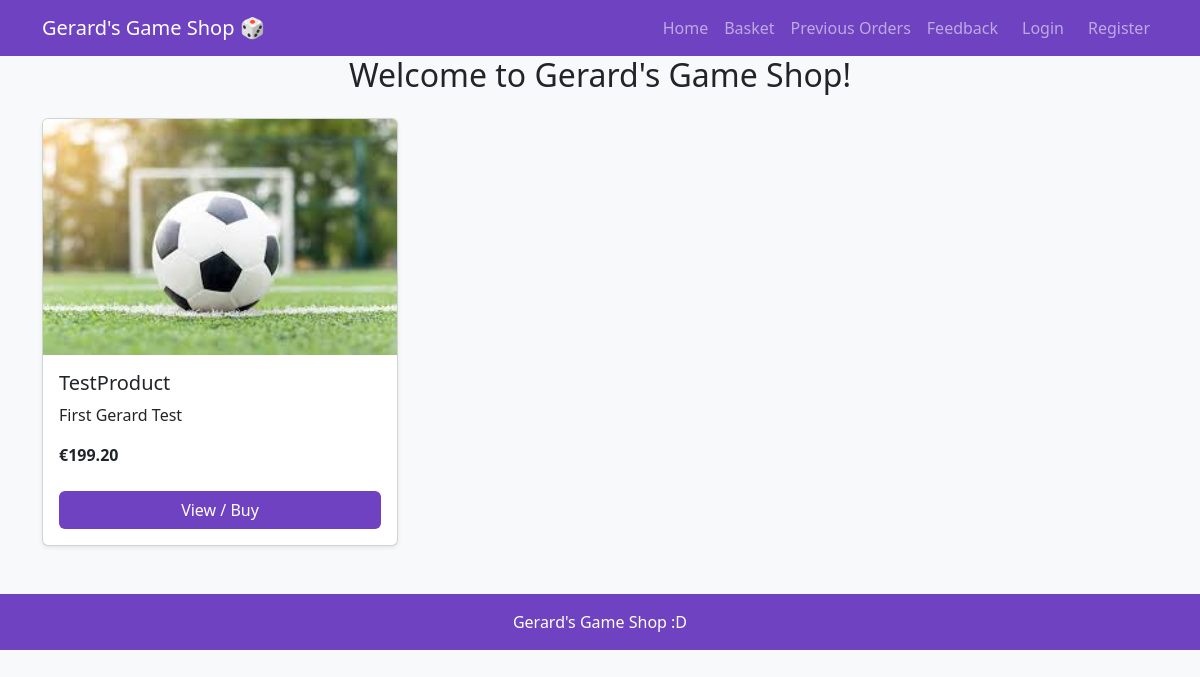
The app's page /, older data.
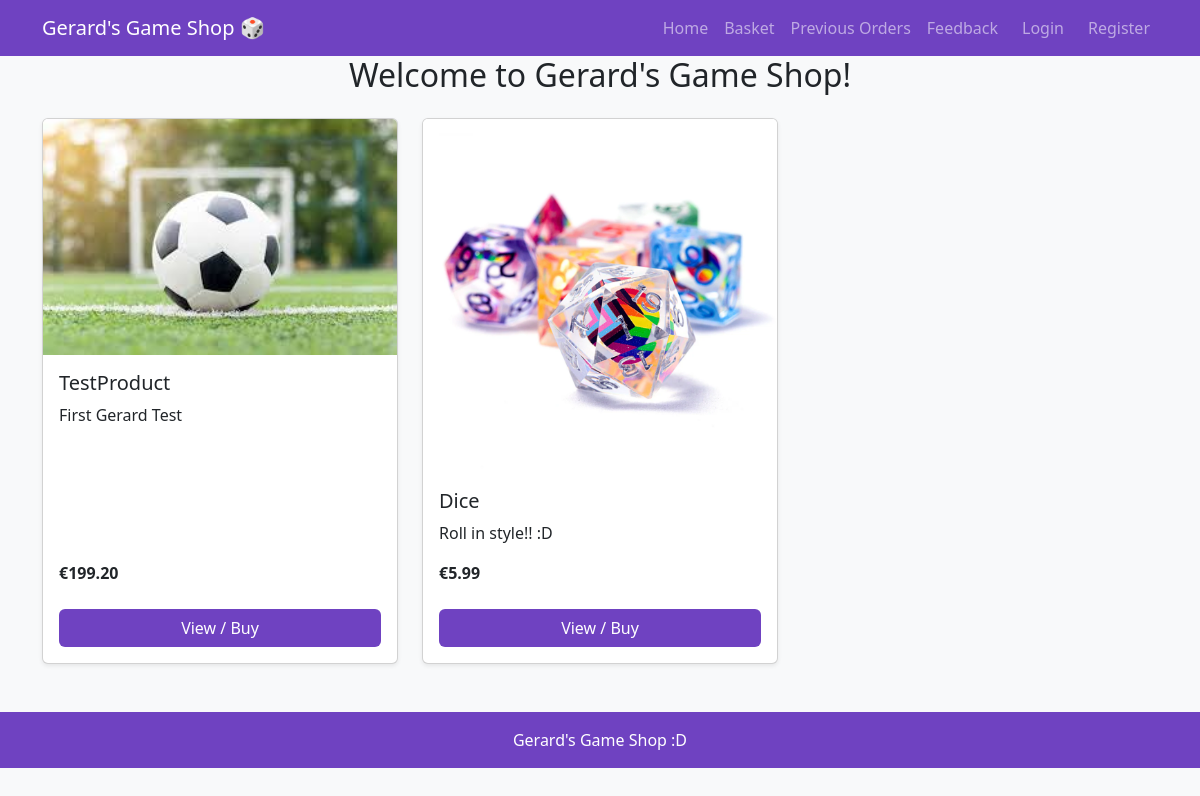
The same page, newer data.
### gerardshop/models.py (models this page shows)
class Product(models.Model):
    id = models.AutoField(primary_key=True)
    name = models.CharField(max_length=200, null=False)
    description = models.TextField(null = False)
    price = models.DecimalField(max_digits=6, decimal_places=2, default=0.0)
    product_image = models.FileField(upload_to='products')

### gerardshop/views.py (the view)
# urls.py: path('', views.all_products, name="products"),
def all_products(request):
    products = Product.objects.all()
    return render(request, 'index.html', {'products':products})

### gerardshop/templates/index.html (shortened to what this page needs)
{% extends 'base.html' %}
{% block content %}
<h2 class="mb-4 text-center">Welcome to Gerard's Game Shop!</h2>
<div class="row row-cols-1 row-cols-md-3 g-4">
    {% for p in products %}
    <div class="col">
        <div class="card h-100 shadow-sm">
            <img src="{{ p.product_image.url }}" class="card-img-top" alt="{{ p.name }}">
            <div class="card-body d-flex flex-column">
                <h5 class="card-title">{{ p.name }}</h5>
                <p class="card-text">{{ p.description }}</p>
                <p class="fw-bold mt-auto">€{{ p.price }}</p>
                <a href="/product/{{ p.id }}/" class="btn w-100 mt-2" style="background-color:#6f42c1; color:white;">View / Buy</a>
            </div>
        </div>
    </div>
    {% endfor %}
</div>
{% endblock %}

Row changes from the older to the newer data that the page shows:
added Product: product_image (picture), name "Dice", description "Roll in style!! :D", price "5.99"
